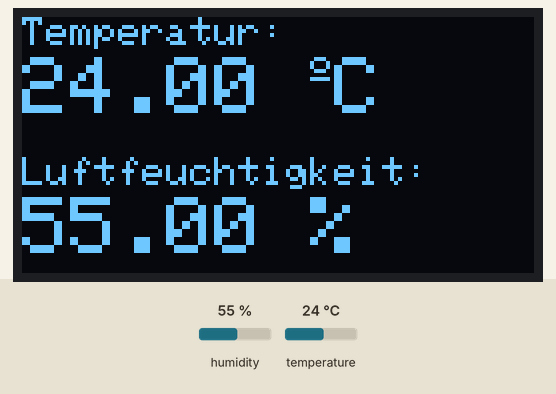
The sketch below on a simulated ESP32. Parts: 128×64 one-colour display. Inputs (shaded band) come from the test bench; at power-on: humidity 55 %, temperature 24 °C. What the sketch prints to the serial monitor is not drawn.

Above: at 2.6 s.
2.7 s: humidity set to 22 %
At 4.9 s:
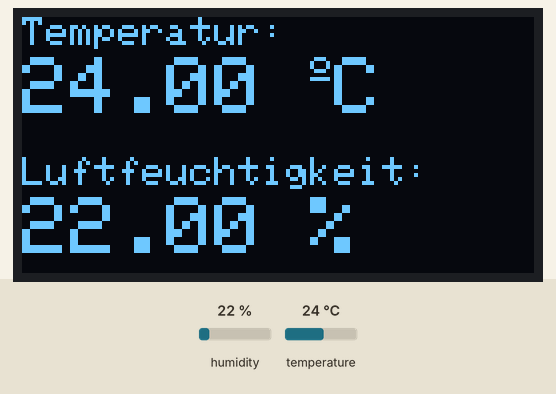
5.6 s: temperature set to 12 °C
At 9.4 s:
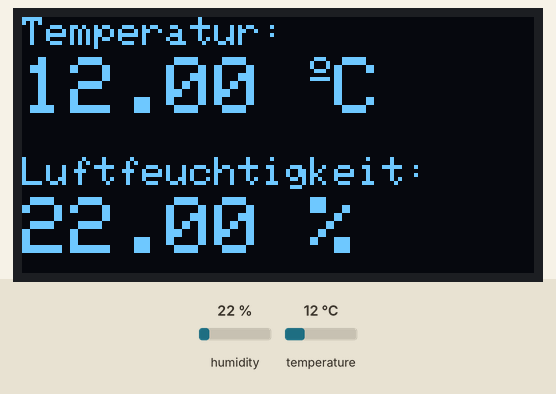
9.7 s: humidity set to 40 %
At 13.3 s:
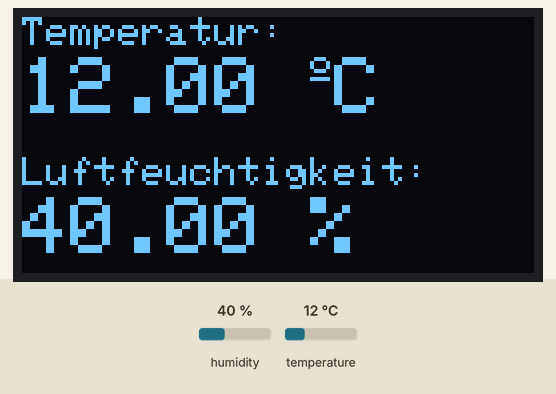
13.8 s: temperature set to 19 °C
At 16.9 s:
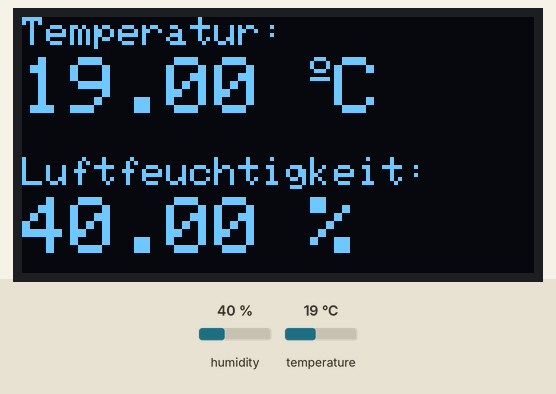
Timing chart, 0 to 18.4 s (numbered marks = the images above; inputs shaded):
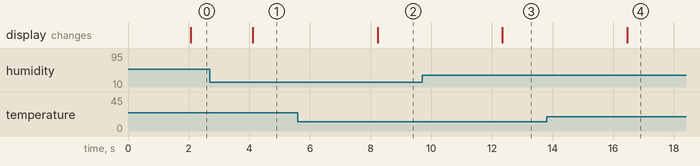

Measured:
- after the input at 2.7 s, the display: changes after 1.4 s (image 1)
- after the input at 5.6 s, the display: changes after 2.6 s (image 2)
- after the input at 9.7 s, the display: changes after 2.6 s (image 3)
- after the input at 13.8 s, the display: changes after 2.7 s (image 4)

The sketch:

sketch.ino
```cpp
#include "DHT.h"                 // DHT Bibliothek einbinden
#include <Wire.h>               // I2C-Kommunikation (für OLED)
#include <Adafruit_GFX.h>       // Grundlegende Grafikfunktionen
#include <Adafruit_SSD1306.h>   // SSD1306 OLED-Bibliothek

// DHT22 Sensor Konfiguration
#define DHTPIN 15               // DHT22 Signal-Pin am ESP32
#define DHTTYPE DHT22           // Sensortyp DHT22 (auch bekannt als AM2302 oder AM2321)

// OLED-Display Größe
#define SCREEN_WIDTH 128        // Breite in Pixel
#define SCREEN_HEIGHT 64        // Höhe in Pixel

// Initialisierung von Sensor und Display
DHT dht(DHTPIN, DHTTYPE);
Adafruit_SSD1306 display(SCREEN_WIDTH, SCREEN_HEIGHT, &Wire, -1);  // I2C ohne Reset-Pin

//============================== SETUP ==============================

void setup() {
  Serial.begin(115200);  // Serielle Kommunikation starten
  Serial.println("------------- Test -------------");

  dht.begin();  // DHT22 Sensor starten

  // OLED-Display starten
  if (!display.begin(SSD1306_SWITCHCAPVCC, 0x3C)) {
    Serial.println(F("SSD1306 Zuordnung nicht möglich"));  // Fehlerausgabe bei I2C-Problemen
    for (;;);  // Endlosschleife im Fehlerfall
  }

  delay(1000);  // Kurze Pause

  display.clearDisplay();          // Bildschirm löschen
  display.setTextColor(WHITE);     // Textfarbe auf Weiß setzen
}

void loop() {
  float h = dht.readHumidity();     // Luftfeuchtigkeit auslesen
  float t = dht.readTemperature();  // Temperatur auslesen

  // Wenn Sensorwerte ungültig sind (Not a Number)
  if (isnan(h) || isnan(t)) {
    Serial.println("DHT Sensor konnte nicht korrekt gelesen werden!");
    return;  // Fehler – abbrechen
  }

  delay(1000);               // Wartezeit 1 Sekunde
  display.clearDisplay();    // OLED löschen

  // ===== Anzeige der Temperatur =====
  display.setTextSize(1);           // Kleine Schrift
  display.setCursor(0, 0);          // Start oben links
  display.print("Temperatur: ");    // Beschriftung

  display.setTextSize(2);           // Größere Schrift
  display.setCursor(0, 10);         // Neue Zeile
  display.print(t);                 // Temperaturwert
  display.print(" ");

  display.setTextSize(1);           // Kleine Schrift für Symbol
  display.cp437(true);              // Sonderzeichen aktivieren
  display.write(167);               // ASCII-Code für Grad-Zeichen (°)
  display.setTextSize(2);
  display.print("C");               // Celsius

  // ===== Anzeige der Luftfeuchtigkeit =====
  display.setTextSize(1);
  display.setCursor(0, 35);
  display.print("Luftfeuchtigkeit: ");

  display.setTextSize(2);
  display.setCursor(0, 45);
  display.print(h);                 // Luftfeuchte-Wert
  display.print(" %");              // Prozentzeichen

  // ===== Ausgabe auf dem Display anzeigen =====
  display.display();
}
```
